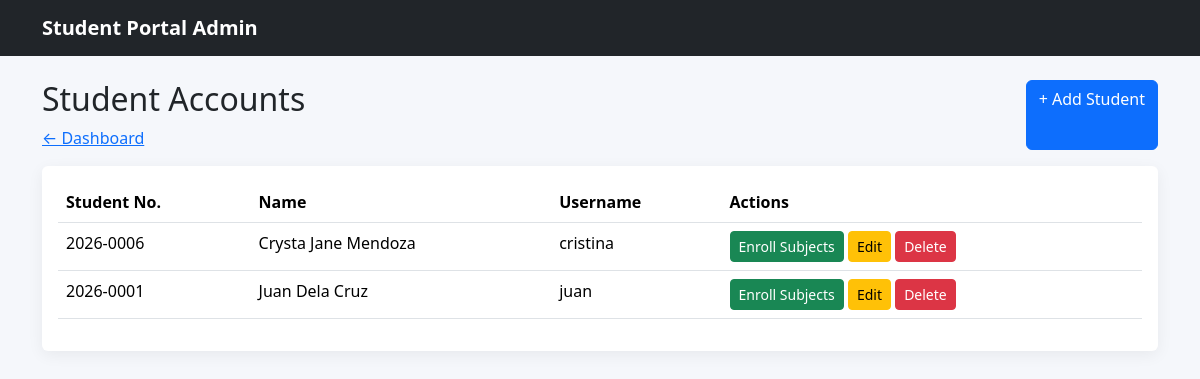
The app's page /admin/students/index.php (signed in) with its own data.
### tables this page shows
CREATE TABLE `users` (
  `id` int(11) NOT NULL,
  `student_no` varchar(30) DEFAULT NULL,
  `full_name` varchar(100) NOT NULL,
  `username` varchar(50) NOT NULL,
  `password` varchar(255) NOT NULL,
  `role` enum('admin','student') NOT NULL DEFAULT 'student'
);

### admin/students/index.php (the view, shortened to what this page needs)
<?php
    include "../../config/database.php";
    $sql = "SELECT * FROM users WHERE role = 'student' ORDER BY id DESC";
    $result = mysqli_query($conn, $sql);
?>
<!doctype html>
<html lang="en">
<head>
    <link
        href="../../assets/vendor/bootstrap/css/bootstrap.min.css"
        rel="stylesheet"
    >
    <link
        href="../../assets/css/style.css"
        rel="stylesheet"
    >
</head>
<body>
    <nav class="navbar navbar-dark bg-dark">
        <div class="container">
            <a
                class="navbar-brand"
                href="dashboard.html"
            >
                Student Portal Admin
            </a>
        </div>
    </nav>
    <div class="container py-4">
        <div class="d-flex justify-content-between mb-3">
            <div>
                <h2>Student Accounts</h2>
                <a href="../dashboard.php">
                    ← Dashboard
                </a>
            </div>
            <a
                class="btn btn-primary"
                href="create.php"
            >
                + Add Student
            </a>
        </div>
        <div class="card">
            <div class="card-body">
                <table class="table table-hover">
                    <thead>
                        <tr>
                            <th>Student No.</th>
                            <th>Name</th>
                            <th>Username</th>
                            <th>Actions</th>
                        </tr>
                    </thead>
                    <tbody>
                         <?php
                            while($row = mysqli_fetch_assoc($result)){?>
                        <tr>
                            <td><?php echo htmlspecialchars($row["student_no"]); ?></td>
                            <td>
                                <?php echo htmlspecialchars($row["full_name"]); ?>
                            </td>
                            <td>
                                <?php echo htmlspecialchars($row["username"]); ?>
                            </td>
                            <td>
                                <a
                                    class="btn btn-success btn-sm"
                                    href="enroll.html"
                                >
                                    Enroll Subjects
                                </a>
                                <a
                                    class="btn btn-warning btn-sm"
                                     href="edit.php?id=<?php echo $row['id']; ?>"
                                    onclick="return confirm('Do you want to edit this Record?')"
                                >
                                    Edit
                                </a>
                                <a
                                    class="btn btn-danger btn-sm"
                                    href="delete.php?id=<?php echo $row['id']; ?>"
                                    onclick="return confirm('Are you sure you want to delete this Record?')"
                                >
                                    Delete
                                </a>
                            </td>
                        </tr>
                        <?php } ?>
                    </tbody>
                </table>
            </div>
        </div>
    </div>
</body>
</html>

### assets/css/style.css (style rules this page uses)
body { background: #f5f7fb; }
.navbar-brand { font-weight: 700; }
.card { border: 0; box-shadow: 0 0.25rem 1rem rgba(0,0,0,.06); }

### records on screen
users: student_no "2026-0006", full_name "Crysta Jane Mendoza", username "cristina"
users: student_no "2026-0001", full_name "Juan Dela Cruz", username "juan"
